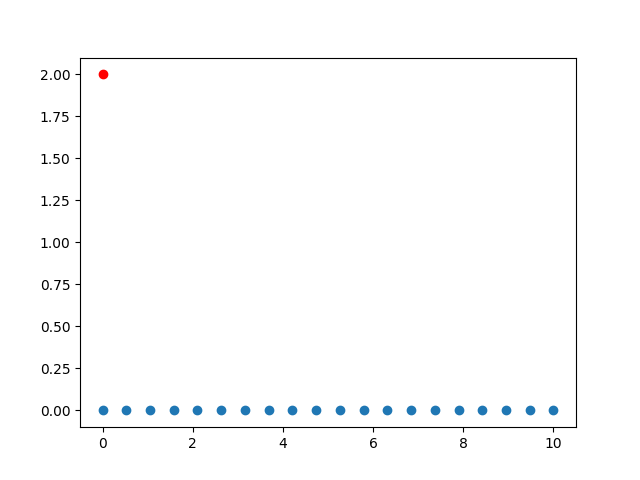

The script that saved this image:
import numpy as np
import matplotlib.pyplot as plt
import vehicle_models as vm


spatial_kin = vm.KinematicBicycleSpatialSpeed('config_files/mpc_bicycle_spatial_config.yaml')
X = np.linspace(0, 10, 20)
Y = np.zeros_like(X)
plt.plot(X, Y, 'o')
vehicle_pose = np.array([0, 2, 0, 0, 0])
plt.plot(vehicle_pose[0], vehicle_pose[1], 'ro')
plt.savefig('test_spatial.png')

reference_pose = np.array([1, 0, 0, 0, 0])
error = spatial_kin.output_model(vehicle_pose, reference_pose, inputs = [0, 0, 0])
print(error)